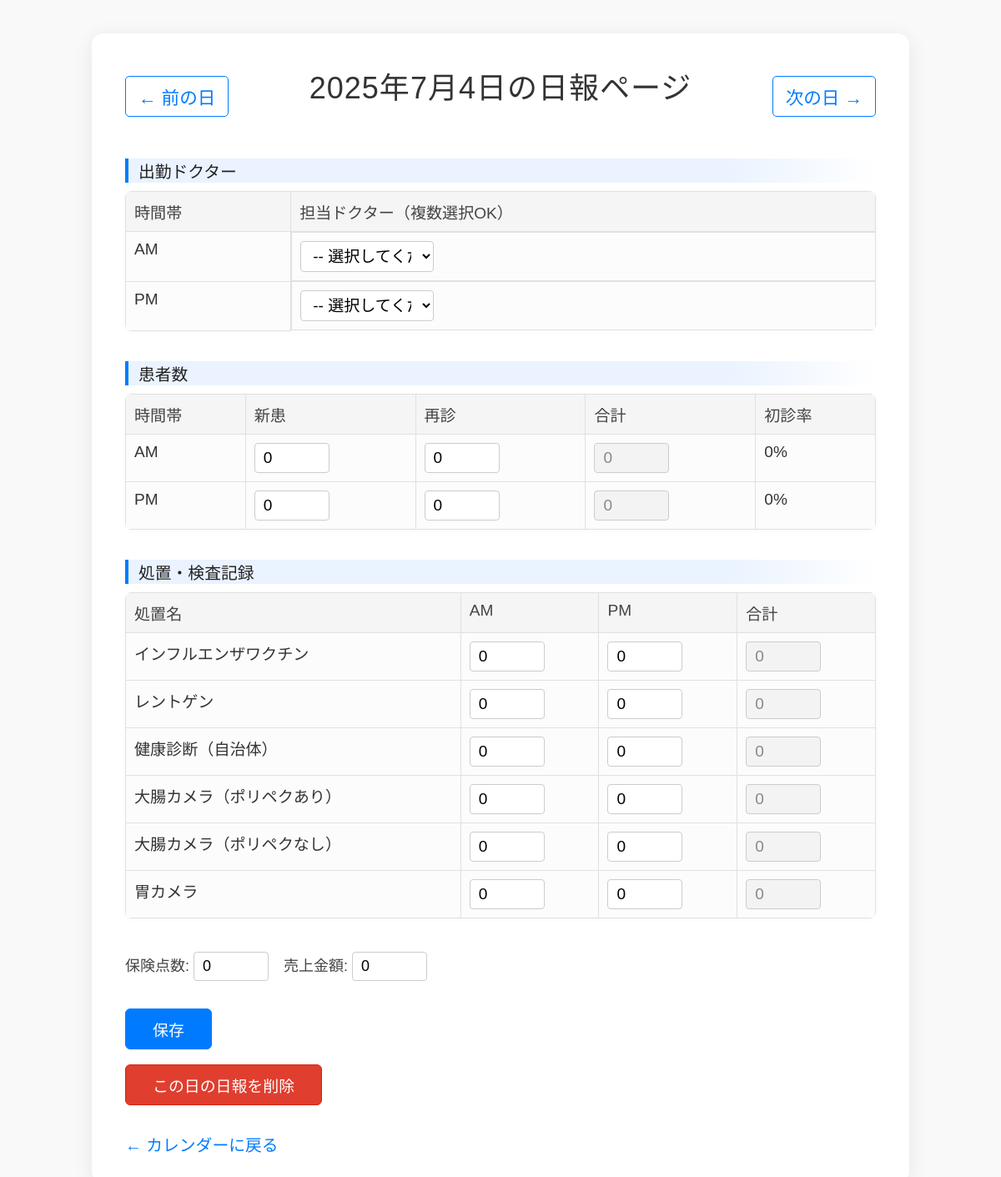
Screenshot of /report/2025/7/4 (signed in) with the database file from the repository.
### tables this page shows
CREATE TABLE procedures (
            id INTEGER PRIMARY KEY AUTOINCREMENT,
            clinic_id INTEGER NOT NULL,
            name TEXT NOT NULL,
            FOREIGN KEY (clinic_id) REFERENCES clinics(id),
            UNIQUE(clinic_id, name)
        );

### app.py (the view, shortened to what this page needs)
@app.route('/report/<int:year>/<int:month>/<int:day>', methods=['GET', 'POST'])
@login_required
def daily_report(year, month, day):
    report_date_obj = date(year, month, day)
    report_date = report_date_obj.strftime("%Y-%m-%d")
    prev_day_obj = report_date_obj - timedelta(days=1)
    next_day_obj = report_date_obj + timedelta(days=1)
    clinic_id = session.get('clinic_id')
    user_id = session.get('user_id')
    username, clinic_name = "ゲスト", "未所属クリニック"
    conn = sqlite3.connect('daily_report.db')
    cursor = conn.cursor()
    if user_id:
        cursor.execute("SELECT username, clinic_id FROM users WHERE id=?", (user_id,))
        user_data = cursor.fetchone()
        if user_data:
            username = user_data[0]
            if user_data[1]:
                cursor.execute("SELECT name FROM clinics WHERE id=?", (user_data[1],))
                clinic_data = cursor.fetchone()
                if clinic_data:
                    clinic_name = clinic_data[0]
    if not clinic_id:
        flash('クリニック情報が見つかりません。再ログインしてください。', 'danger')
        conn.close()
        return redirect(url_for('login'))
    cursor.execute("SELECT id, name FROM procedures WHERE clinic_id=?", (clinic_id,))
    procedures_master = cursor.fetchall()
    cursor.execute("SELECT id, name FROM doctors WHERE clinic_id=?", (clinic_id,))
    doctors_master = cursor.fetchall()
    cursor.execute("SELECT id, total_points, total_sales FROM daily_reports WHERE clinic_id=? AND date=?", (clinic_id, report_date))
    result = cursor.fetchone()
    daily_report_id = result[0] if result else None
    total_points = result[1] if result else 0
    total_sales = result[2] if result else 0
    shifts = {period: {'new_patients': 0, 'returning_patients': 0, 'total_patients': 0} for period in ['AM', 'PM']}
    procedures_records = {proc[0]: {} for proc in procedures_master}
    if daily_report_id:
        cursor.execute("SELECT procedure_id, time_period, count FROM procedure_records WHERE daily_report_id=?", (daily_report_id,))
        for p_id, period, count in cursor.fetchall():
            if p_id in procedures_records:
                procedures_records[p_id][period] = count
    for proc_id in procedures_records:
        for period in ['AM', 'PM']:
            if period not in procedures_records[proc_id]:
                procedures_records[proc_id][period] = 0
    daily_doctors = {period: [] for period in ['AM', 'PM']}
    if daily_report_id:
        cursor.execute("SELECT doctor_id, time_period FROM daily_doctor_shifts WHERE daily_report_id=?", (daily_report_id,))
        for doc_id, period in cursor.fetchall():
            if period in daily_doctors:
                daily_doctors[period].append(doc_id)
    conn.close()
    return render_template(
        'daily_report.html',
        year=year, month=month, day=day,
        total_points=total_points, total_sales=total_sales,
        shifts=shifts, procedures=procedures_master,
        procedures_records=procedures_records,
        doctors=doctors_master, daily_doctors=daily_doctors,
        message=None, date=report_date_obj,
        prev_day_year=prev_day_obj.year, prev_day_month=prev_day_obj.month, prev_day_day=prev_day_obj.day,
        next_day_year=next_day_obj.year, next_day_month=next_day_obj.month, next_day_day=next_day_obj.day,
        username=username, clinic_name=clinic_name
    )

### app.py (called while the page is built)
def login_required(f):
    @functools.wraps(f)
    def decorated_function(*args, **kwargs):
        if 'user_id' not in session:
            flash('ログインが必要です', 'warning')
            return redirect(url_for('login'))
        return f(*args, **kwargs)
    return decorated_function

### templates/daily_report.html (shortened to what this page needs)
<!DOCTYPE html>
<html lang="ja">
<head>
</head>
<body>
    <div class="main-content">
        <div class="date-navigation">
            <a href="{{ url_for('daily_report', year=prev_day_year, month=prev_day_month, day=prev_day_day) }}">← 前の日</a>
            <h1>{{ year }}年{{ month }}月{{ day }}日の日報ページ</h1>
            <a href="{{ url_for('daily_report', year=next_day_year, month=next_day_month, day=next_day_day) }}">次の日 →</a>
        </div>
        <form method="post">
            <h3>出勤ドクター</h3>
            <table>
                <tr>
                    <th>時間帯</th>
                    <th>担当ドクター（複数選択OK）</th>
                </tr>
                {% for period in ['AM', 'PM'] %}
                <tr>
                    <td>{{ period }}</td>
                    <td id="doctors_container_{{ period }}" class="doctors-cell">
                        </td>
                </tr>
                {% endfor %}
            </table>
            <h3>患者数</h3>
            <table>
                <tr>
                    <th>時間帯</th>
                    <th>新患</th>
                    <th>再診</th>
                    <th>合計</th>
                    <th>初診率</th>
                </tr>
                {% for period in ['AM', 'PM'] %}
                <tr>
                    <td>{{ period }}</td>
                    <td><input type="number" name="new_{{ period }}" min="0" value="{{ shifts[period].new_patients if shifts[period] else 0 }}" oninput="calculatePatientStats('{{ period }}')"></td>
                    <td><input type="number" name="return_{{ period }}" min="0" value="{{ shifts[period].returning_patients if shifts[period] else 0 }}" oninput="calculatePatientStats('{{ period }}')"></td>
                    <td><input type="number" name="total_{{ period }}" min="0" value="{{ shifts[period].total_patients if shifts[period] else 0 }}" id="total_{{ period }}" readonly></td>
                    <td><span id="new_patient_rate_{{ period }}">0%</span></td>
                </tr>
                {% endfor %}
            </table>
            <h3>処置・検査記録</h3>
            <table>
                <tr>
                    <th>処置名</th>
                    <th>AM</th>
                    <th>PM</th>
                    <th>合計</th>
                </tr>
                {% for procedure in procedures %}
                <tr>
                    <td>{{ procedure[1] }}</td>
                    {% for period in ['AM', 'PM'] %}
                    <td>
                        <input type="number"
                               name="procedure_{{ procedure[0] }}_{{ period }}"
                               min="0"
                               value="{{ procedures_records[procedure[0]][period] if procedures_records[procedure[0]] and period in procedures_records[procedure[0]] else 0 }}"
                               oninput="calculateProcedureTotal('{{ procedure[0] }}')">
                    </td>
                    {% endfor %}
                    <td>
                        <input type="number"
                               name="procedure_total_{{ procedure[0] }}"
                               min="0"
                               value="0"
                               id="procedure_total_{{ procedure[0] }}"
                               readonly>
                    </td>
                </tr>
                {% endfor %}
            </table>
            <div class="button-group">
                <label class="form-label">保険点数: <input type="number" name="total_points" min="0" value="{{ total_points }}"></label>
                <label class="form-label">売上金額: <input type="number" name="total_sales" min="0" value="{{ total_sales }}"></label>
            </div>
            <div class="button-group">
                <button type="submit" class="btn-primary">保存</button>
            </div>
        </form>
        <form method="post" action="{{ url_for('delete_report', year=year, month=month, day=day) }}" onsubmit="return confirm('この日の日報を本当に削除しますか？');" style="margin-top:18px;">
            <button type="submit" class="btn-danger">この日の日報を削除</button>
        </form>
        <div class="bottom-link">
            <a href="{{ url_for('index', year=year, month=month) }}">← カレンダーに戻る</a>
        </div>
    </div>
</body>
</html>

### templates/daily_report.html (style rules this page uses)
body { font-family: 'Yu Gothic', '游ゴシック', 'Hiragino Kaku Gothic ProN', 'ヒラギノ角ゴ ProN W3', sans-serif; margin: 0; background-color: #f9f9f9; color: #333; font-size: 18px; padding-bottom: 48px; }
.main-content { max-width: 900px; margin: 40px auto 0 auto; background: #fff; padding: 36px 40px 32px 40px; border-radius: 14px; box-shadow: 0 4px 24px 0 rgba(30,30,60,0.08); }
h1 { margin: 0 0 26px 0; font-size: 2em; font-weight: 400; letter-spacing: 1px; color: #333; text-align: center; }
.date-navigation { display: flex; justify-content: space-between; align-items: center; margin-bottom: 20px; }
.date-navigation a { font-size: 1.2em; padding: 8px 15px; border: 1px solid #007bff; border-radius: 5px; text-decoration: none; color: #007bff; transition: background-color 0.2s, color 0.2s; }
h3 { margin-top: 36px; margin-bottom: 10px; font-size: 1.1em; font-weight: 500; color: #222; border-left: 4px solid #007bff; padding-left: 12px; background: linear-gradient(90deg, #eaf3ff 0 80%, transparent 100%); }
table { width: 100%; border-collapse: collapse; margin-bottom: 24px; background: #fcfcfc; border-radius: 8px; overflow: hidden; box-shadow: 0 1px 4px 0 rgba(0,0,0,0.03); }
th, td { border: 1px solid #e0e0e0; padding: 10px 10px; text-align: left; font-size: 1.06em; vertical-align: top; }
th { background: #f5f5f5; color: #444; font-weight: normal; }
td.doctors-cell { display: flex; flex-wrap: wrap; gap: 8px; }
input[type="number"], select { font-size: 1em; padding: 6px 10px; border-radius: 4px; border: 1px solid #ccc; background: #fff; width: 90px; box-sizing: border-box; }
input[readonly] { background: #f3f3f3; color: #888; }
.form-label { display: inline-block; margin: 10px 0 3px 0; color: #444; font-size: 1em; }
.button-group { margin-top: 30px; display: flex; gap: 18px; flex-wrap: wrap; justify-content: flex-start; }
button, .btn-link { display: inline-block; font-size: 1.05em; padding: 10px 32px; border-radius: 6px; border: 1px solid #bbb; background: #fff; color: #333; cursor: pointer; transition: all 0.25s; font-family: inherit; text-decoration: none; text-align: center; }
.btn-primary { background: #007bff; border-color: #007bff; color: #fff; }
.btn-danger { background: #e03e2f; color: #fff; border-color: #d62610; }
.bottom-link { margin-top: 32px; display: block; text-align: left; }
.bottom-link a { color: #007bff; font-size: 1.1em; text-decoration: none; transition: color 0.2s; }

### rows the page displays
procedures: name "インフルエンザワクチン", procedures_records "0" "0"
procedures: name "レントゲン", procedures_records "0" "0"
procedures: name "健康診断（自治体）", procedures_records "0" "0"
procedures: name "大腸カメラ（ポリペクあり）", procedures_records "0" "0"
procedures: name "大腸カメラ（ポリペクなし）", procedures_records "0" "0"
procedures: name "胃カメラ", procedures_records "0" "0"

### other values shown
{{ year }} "2025"
{{ month }} "7"
{{ day }} "4"
{{ period }} "AM" "PM"
